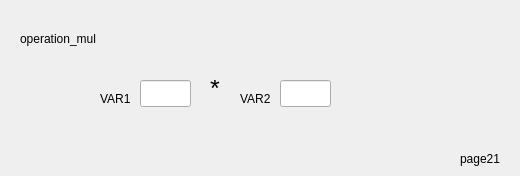
   <widget class="QWidget" name="page_22">
    <widget class="QLineEdit" name="lineEdit_47">
     <property name="geometry">
      <rect>
       <x>140</x>
       <y>80</y>
       <width>51</width>
       <height>27</height>
      </rect>
     </property>
    </widget>
    <widget class="QLabel" name="label_96">
     <property name="geometry">
      <rect>
       <x>210</x>
       <y>80</y>
       <width>41</width>
       <height>17</height>
      </rect>
     </property>
     <property name="font">
      <font>
       <pointsize>19</pointsize>
      </font>
     </property>
     <property name="text">
      <string>*</string>
     </property>
    </widget>
    <widget class="QLineEdit" name="lineEdit_48">
     <property name="geometry">
      <rect>
       <x>280</x>
       <y>80</y>
       <width>51</width>
       <height>27</height>
      </rect>
     </property>
    </widget>
    <widget class="QLabel" name="label_97">
     <property name="geometry">
      <rect>
       <x>20</x>
       <y>30</y>
       <width>121</width>
       <height>17</height>
      </rect>
     </property>
     <property name="text">
      <string>operation_mul</string>
     </property>
    </widget>
    <widget class="QLabel" name="label_98">
     <property name="geometry">
      <rect>
       <x>100</x>
       <y>90</y>
       <width>41</width>
       <height>17</height>
      </rect>
     </property>
     <property name="text">
      <string>VAR1</string>
     </property>
    </widget>
    <widget class="QLabel" name="label_99">
     <property name="geometry">
      <rect>
       <x>240</x>
       <y>90</y>
       <width>41</width>
       <height>17</height>
      </rect>
     </property>
     <property name="text">
      <string>VAR2</string>
     </property>
    </widget>
    <widget class="QLabel" name="label_100">
     <property name="geometry">
      <rect>
       <x>460</x>
       <y>150</y>
       <width>51</width>
       <height>17</height>
      </rect>
     </property>
     <property name="text">
      <string>page21</string>
     </property>
    </widget>
   </widget>
